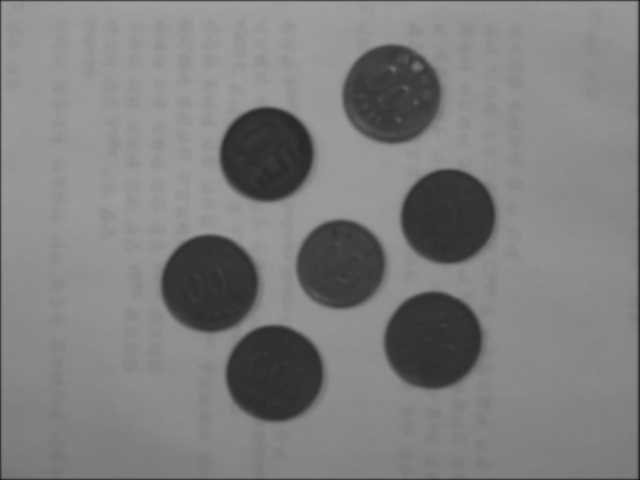
#> input picture Computer_Vision/images/coin1-blur.bmp, 640 x 480 px, found by its file name
$ python Sharpening.py   (older library calls are emulated)
#> lines starting #> are read from the running program, lines starting #| are printed output that depends on the picture
#-*- coding:utf-8 -*-
import cv2
import numpy as np
from matplotlib import pyplot as plt

FILENAME = 'coin1-blur.bmp'
img = cv2.imread(FILENAME , cv2.IMREAD_COLOR)
#> img is the input picture: shape (480, 640, 3); min 19, max 161, mean 127

laplacian = cv2.Laplacian(img,cv2.CV_8U)
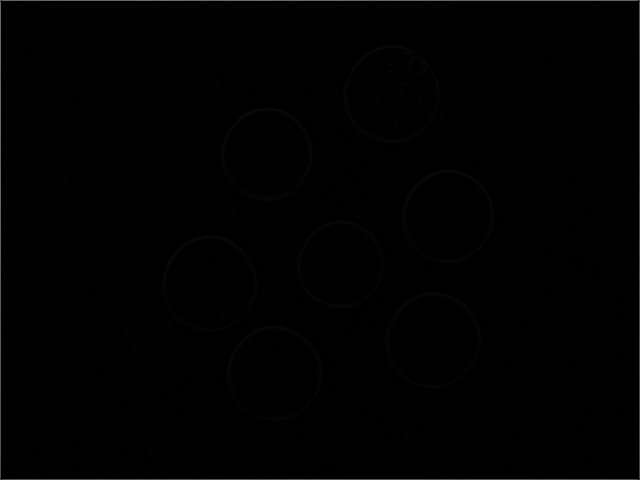
#> laplacian: shape (480, 640, 3); min 0, max 109, mean 1.2
# laplacian_kernel = np.array([[-1,-1,-1],
#                             [-1,9,-1],
#                             [-1,-1,-1]])

# laplacian_img = cv2.filter2D(img,-1,laplacian_kernel)
cv2.imshow('img',img)
# cv2.imshow('laplacian img',laplacian_img)
cv2.imshow('laplacian img',laplacian)
cv2.waitKey(0)
cv2.destroyAllWindows()

$ run again, with Computer_Vision/images/coin3-blur.bmp copied over Computer_Vision/images/coin1-blur.bmp
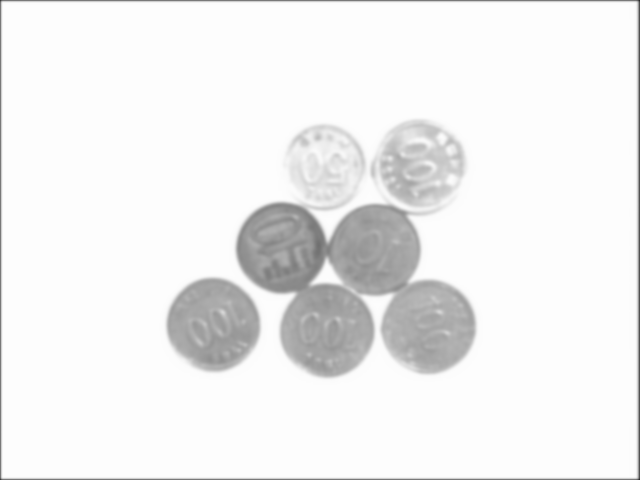
#> input picture Computer_Vision/images/coin3-blur.bmp, 640 x 480 px, found by its file name
#> img is the input picture: shape (480, 640, 3); min 39, max 253, mean 240
#> `laplacian = cv2.Laplacian(img,cv2.CV_8U)`:
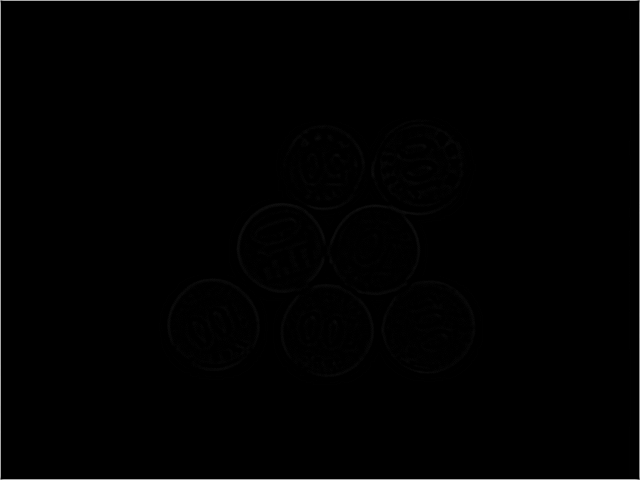
#> laplacian: shape (480, 640, 3); min 0, max 170, mean 1.4

$ run again, with Computer_Vision/images/coin4-blur.bmp copied over Computer_Vision/images/coin1-blur.bmp
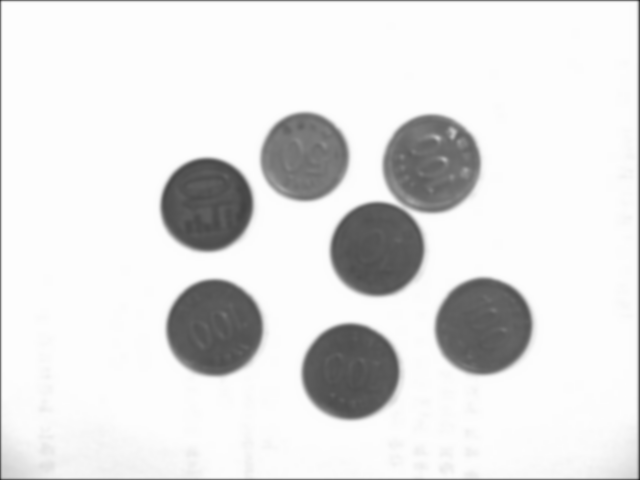
#> input picture Computer_Vision/images/coin4-blur.bmp, 640 x 480 px, found by its file name
#> img is the input picture: shape (480, 640, 3); min 34, max 253, mean 225.4
#> `laplacian = cv2.Laplacian(img,cv2.CV_8U)`:
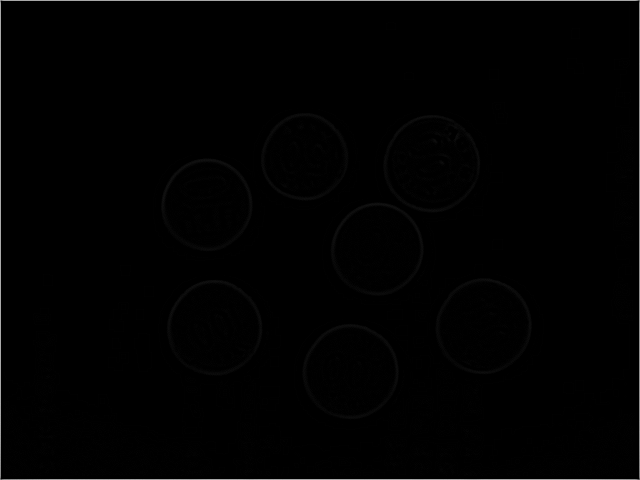
#> laplacian: shape (480, 640, 3); min 0, max 170, mean 1.6
